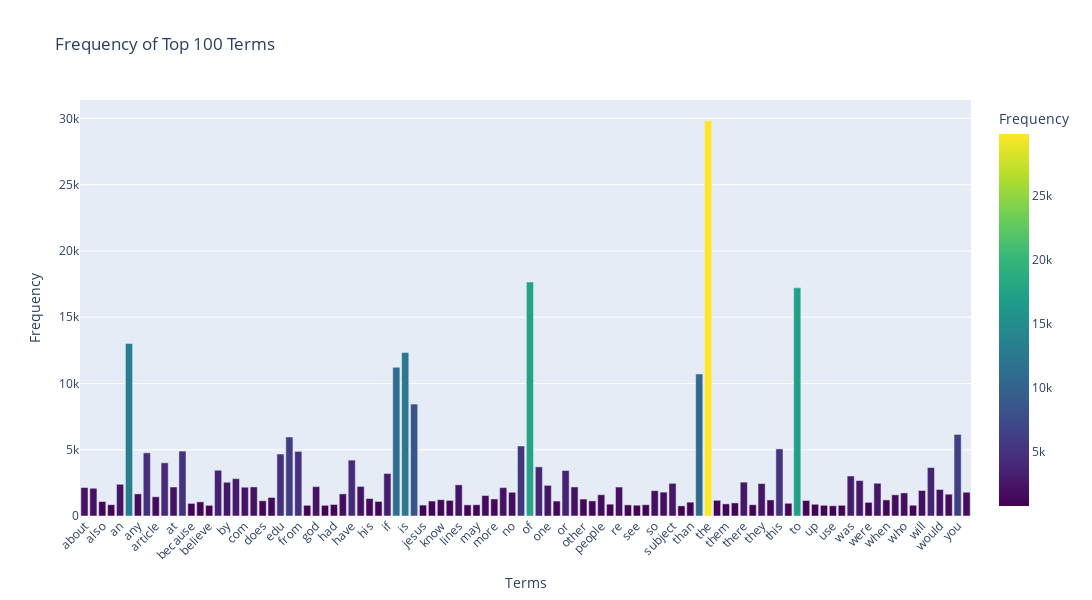

The notebook cell this image was saved under:
### Markdown cell above
### >>> **Exercise 13 (take home):** 
The chart above only contains 300 vocabulary in the documents, and it's already computationally intensive to both compute and visualize. Can you efficiently reduce the number of terms you want to visualize as an exercise.

### Code cell
#Answer here

# Get total frequencies
term_frequencies = np.asarray(X_counts.sum(axis=0))[0]
feature_names = count_vect.get_feature_names_out()

# Step 1: Select top 100 most frequent terms (smart reduction)
top_n = 100
top_indices = term_frequencies.argsort()[-top_n:][::-1]

# Step 2: Create DataFrame and SORT IT ALPHABETICALLY (not by frequency!)
df_terms = pd.DataFrame({
    'Term': feature_names[top_indices],
    'Frequency': term_frequencies[top_indices]
}).sort_values('Term')  # ← This is the key difference!

fig = px.bar(
    df_terms,
    x='Term',
    y='Frequency',
    title=f'Frequency of Top {top_n} Terms',
    labels={'Term': 'Terms', 'Frequency': 'Frequency'},
    color='Frequency',
    color_continuous_scale='Viridis'
)

# Improve layout for readability
fig.update_layout(
    xaxis_tickangle=-45,           # slightly rotated for readability
    height=600,                     # taller for more space
    width=1200,                     # wider for many bars
    showlegend=False                # optional: hide legend if not needed
)

# Optional: Add hover info
fig.update_traces(
    hovertemplate="<b>%{x}</b><br>Frequency: %{y}<extra></extra>"
)
fig.show()

### Figure 1 — Plotly figure (JSON) as saved in the notebook; plotly's stock layout.template omitted (floating-point values rounded to 4 significant figures)
{"data": [{"hovertemplate": "<b>%{x}</b><br>Frequency: %{y}<extra></extra>", "legendgroup": "", "marker": {"color": [2148, 2093, 1090, 852, 2393, 13017, 1669, 4769, 1453, 4015, 2191, 4898, 952, 1068, 803, 3453, 2548, 2818, 2172, 2193, 1151, 1400, 4675, 5962, 4877, 806, 2216, 805, 870, 1671, 4218, 2232, 1318, 1100, 3208, 11226, 12343, 8447, 825, 1130, 1230, 1177, 2353, 841, 850, 1543, 1286, 2143, 1791, 5285, 17660, 3709, 2312, 1127, 3432, 2192, 1278, 1142, 1604, 892, 2186, 840, 814, 851, 1912, 1802, 2464, 766, 1045, 10723, 29825, 1184, 914, 989, 2556, 850, 2448, 1213, 5063, 959, 17222, 1170, 885, 808, 772, 805, 3020, 2674, 1028, 2472, 1215, 1599, 1742, 811, 1925, 3655, 2000, 1645, 6157, 1793], "coloraxis": "coloraxis", "pattern": {"shape": ""}}, "name": "", "orientation": "v", "showlegend": false, "textposition": "auto", "type": "bar", "x": ["about", "all", "also", "am", "an", "and", "any", "are", "article", "as", "at", "be", "because", "been", "believe", "but", "by", "can", "com", "do", "does", "don", "edu", "for", "from", "get", "god", "good", "had", "has", "have", "he", "his", "how", "if", "in", "is", "it", "jesus", "just", "know", "like", "lines", "many", "may", "me", "more", "my", "no", "not", "of", "on", "one", "only", "or", "organization", "other", "out", "people", "posting", "re", "say", "see", "should", "so", "some", "subject", "such", "than", "that", "the", "their", "them", "then", "there", "these", "they", "think", "this", "time", "to", "university", "up", "us", "use", "very", "was", "we", "were", "what", "when", "which", "who", "why", "will", "with", "would", "writes", "you", "your"], "xaxis": "x", "y": [2148, 2093, 1090, 852, 2393, 13017, 1669, 4769, 1453, 4015, 2191, 4898, 952, 1068, 803, 3453, 2548, 2818, 2172, 2193, 1151, 1400, 4675, 5962, 4877, 806, 2216, 805, 870, 1671, 4218, 2232, 1318, 1100, 3208, 11226, 12343, 8447, 825, 1130, 1230, 1177, 2353, 841, 850, 1543, 1286, 2143, 1791, 5285, 17660, 3709, 2312, 1127, 3432, 2192, 1278, 1142, 1604, 892, 2186, 840, 814, 851, 1912, 1802, 2464, 766, 1045, 10723, 29825, 1184, 914, 989, 2556, 850, 2448, 1213, 5063, 959, 17222, 1170, 885, 808, 772, 805, 3020, 2674, 1028, 2472, 1215, 1599, 1742, 811, 1925, 3655, 2000, 1645, 6157, 1793], "yaxis": "y"}], "layout": {"barmode": "relative", "coloraxis": {"colorbar": {"title": {"text": "Frequency"}}, "colorscale": [[0, "#440154"], [0.1111, "#482878"], [0.2222, "#3e4989"], [0.3333, "#31688e"], [0.4444, "#26828e"], [0.5556, "#1f9e89"], [0.6667, "#35b779"], [0.7778, "#6ece58"], [0.8889, "#b5de2b"], [1, "#fde725"]]}, "height": 600, "legend": {"tracegroupgap": 0}, "showlegend": false, "title": {"text": "Frequency of Top 100 Terms"}, "width": 1200, "xaxis": {"anchor": "y", "domain": [0, 1], "tickangle": -45, "title": {"text": "Terms"}}, "yaxis": {"anchor": "x", "domain": [0, 1], "title": {"text": "Frequency"}}}}
